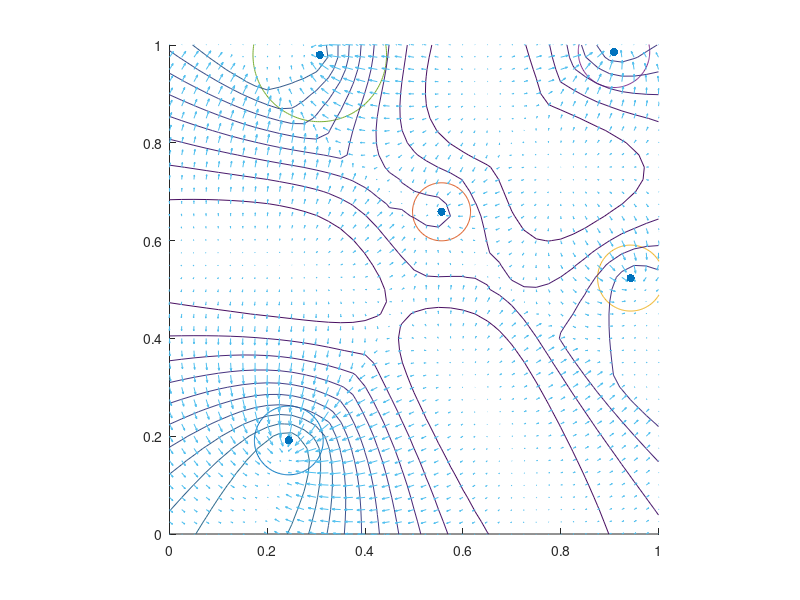

This chart was generated by the following MATLAB code:
function example_gradient_2dcircle
close all

n = 5;
o = rand(2,n); r = 0.05+0.1*rand(1,n);
show_objects(o,r);
show_cont_grad(o,r);

function show_objects(o,r)
n = size(o,2);
figure; scatter(o(1,:),o(2,:),'fill'); axis([0 1 0 1]); axis equal
t=0:pi/100:2*pi; 
hold on; plot(repmat(o(1,:),numel(t),1)+repmat(r,numel(t),1).*repmat(cos(t)',1,n), repmat(o(2,:),numel(t),1)+repmat(r,numel(t),1).*repmat(sin(t)',1,n))

function [x,y,px,py]=show_cont_grad(o,r)
[x,y] = meshgrid(0:0.025:1, 0:0.025:1);
z=zeros(size(x));
for i=1:numel(x)
    p = [x(i);y(i)];
    z(i) = objective(p,o,r);
end
hold on;
contour(x,y,z);
[px,py] = gradient(z,0.025,0.025);    % numerical gradient
quiver(x,y,px,py);

function val = objective(p,o,r)

n = size(o,2);
delta = repmat(p,1,n)-o;
%     hold on; quiver(p(1)*ones(1,n), p(2)*ones(1,n), delta(1,:),delta(2,:),'r');
dist = sqrt(sum(delta.^2)) - r;
[~,ind] = sort(dist);           % indices of nearest 3
delta_3 = delta(:,ind(1:3));    % vectors to nearest 3
dist_3 = dist(ind(1:3));        % distances to nearest 3
val = sum(dist_3.^2)-1/3*sum(dist_3)^2;